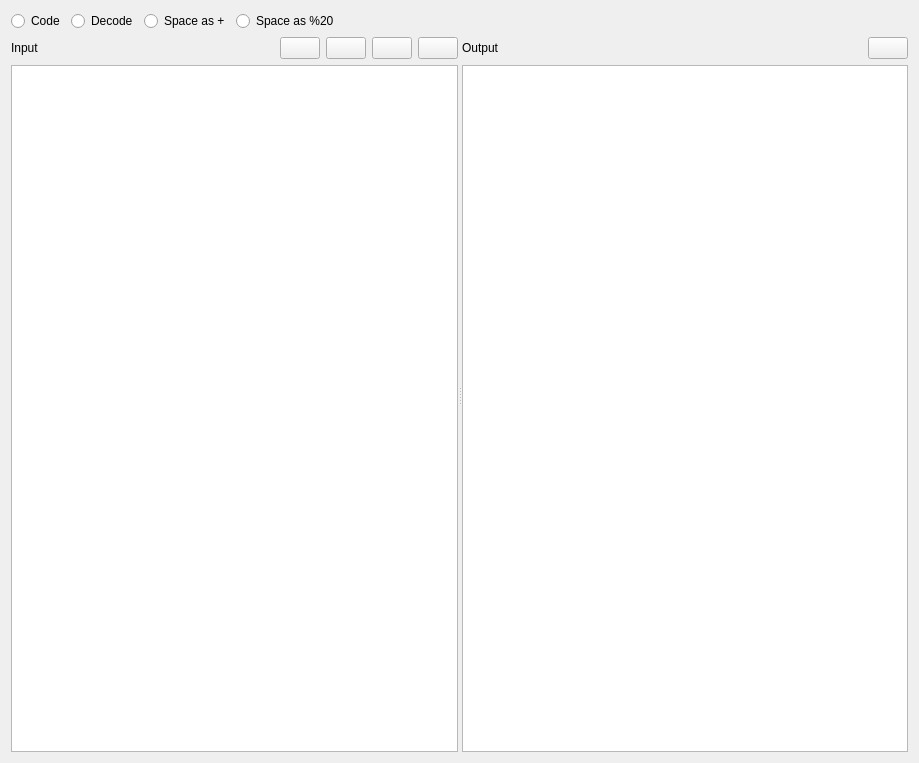
<?xml version="1.0" encoding="UTF-8"?>
<ui version="4.0">
 <class>UrlCoderDecoderWidget</class>
 <widget class="QWidget" name="UrlCoderDecoderWidget">
  <property name="geometry">
   <rect>
    <x>0</x>
    <y>0</y>
    <width>919</width>
    <height>763</height>
   </rect>
  </property>
  <property name="windowTitle">
   <string>Form</string>
  </property>
  <property name="locale">
   <locale language="English" country="UnitedStates"/>
  </property>
  <layout class="QVBoxLayout" name="verticalLayout_3" stretch="0,1">
   <item>
    <layout class="QHBoxLayout" name="horizontalLayout_2">
     <item>
      <layout class="QHBoxLayout" name="horizontalLayout_7">
       <item>
        <widget class="QRadioButton" name="codeButton">
         <property name="text">
          <string>Code</string>
         </property>
         <attribute name="buttonGroup">
          <string notr="true">buttonGroup_2</string>
         </attribute>
        </widget>
       </item>
       <item>
        <widget class="QRadioButton" name="decodeButton">
         <property name="text">
          <string>Decode</string>
         </property>
         <attribute name="buttonGroup">
          <string notr="true">buttonGroup_2</string>
         </attribute>
        </widget>
       </item>
      </layout>
     </item>
     <item>
      <layout class="QHBoxLayout" name="horizontalLayout_5">
       <item>
        <widget class="QRadioButton" name="spacePlusButton">
         <property name="text">
          <string>Space as +</string>
         </property>
         <attribute name="buttonGroup">
          <string notr="true">buttonGroup</string>
         </attribute>
        </widget>
       </item>
       <item>
        <widget class="QRadioButton" name="space20Button">
         <property name="text">
          <string>Space as %20</string>
         </property>
         <attribute name="buttonGroup">
          <string notr="true">buttonGroup</string>
         </attribute>
        </widget>
       </item>
       <item>
        <spacer name="horizontalSpacer_3">
         <property name="orientation">
          <enum>Qt::Orientation::Horizontal</enum>
         </property>
         <property name="sizeHint" stdset="0">
          <size>
           <width>40</width>
           <height>20</height>
          </size>
         </property>
        </spacer>
       </item>
      </layout>
     </item>
    </layout>
   </item>
   <item>
    <widget class="QSplitter" name="splitter">
     <property name="orientation">
      <enum>Qt::Orientation::Horizontal</enum>
     </property>
     <widget class="QWidget" name="verticalLayoutWidget">
      <layout class="QVBoxLayout" name="verticalLayout">
       <item>
        <layout class="QHBoxLayout" name="horizontalLayout">
         <item>
          <widget class="QLabel" name="label_2">
           <property name="text">
            <string>Input</string>
           </property>
          </widget>
         </item>
         <item>
          <spacer name="horizontalSpacer">
           <property name="orientation">
            <enum>Qt::Orientation::Horizontal</enum>
           </property>
           <property name="sizeHint" stdset="0">
            <size>
             <width>40</width>
             <height>20</height>
            </size>
           </property>
          </spacer>
         </item>
         <item>
          <widget class="QPushButton" name="openHtmlButton">
           <property name="toolTip">
            <string>Open</string>
           </property>
           <property name="text">
            <string/>
           </property>
           <property name="icon">
            <iconset theme="QIcon::ThemeIcon::DocumentOpen"/>
           </property>
          </widget>
         </item>
         <item>
          <widget class="QPushButton" name="copyHtmlButton">
           <property name="toolTip">
            <string>Copy</string>
           </property>
           <property name="text">
            <string/>
           </property>
           <property name="icon">
            <iconset theme="QIcon::ThemeIcon::EditCopy"/>
           </property>
          </widget>
         </item>
         <item>
          <widget class="QPushButton" name="pasteHtmlButton">
           <property name="toolTip">
            <string>Paste</string>
           </property>
           <property name="text">
            <string/>
           </property>
           <property name="icon">
            <iconset theme="QIcon::ThemeIcon::EditPaste"/>
           </property>
          </widget>
         </item>
         <item>
          <widget class="QPushButton" name="clearHtmlButton">
           <property name="toolTip">
            <string>Clear</string>
           </property>
           <property name="text">
            <string/>
           </property>
           <property name="icon">
            <iconset theme="QIcon::ThemeIcon::EditClear"/>
           </property>
          </widget>
         </item>
        </layout>
       </item>
       <item>
        <widget class="QPlainTextEdit" name="plainTextEdit"/>
       </item>
      </layout>
     </widget>
     <widget class="QWidget" name="verticalLayoutWidget_2">
      <layout class="QVBoxLayout" name="verticalLayout_2">
       <item>
        <layout class="QHBoxLayout" name="horizontalLayout_3">
         <item>
          <widget class="QLabel" name="label">
           <property name="text">
            <string>Output</string>
           </property>
          </widget>
         </item>
         <item>
          <spacer name="horizontalSpacer_2">
           <property name="orientation">
            <enum>Qt::Orientation::Horizontal</enum>
           </property>
           <property name="sizeHint" stdset="0">
            <size>
             <width>40</width>
             <height>20</height>
            </size>
           </property>
          </spacer>
         </item>
         <item>
          <widget class="QPushButton" name="copyCodedButton">
           <property name="toolTip">
            <string>Copy</string>
           </property>
           <property name="text">
            <string/>
           </property>
           <property name="icon">
            <iconset theme="QIcon::ThemeIcon::EditCopy"/>
           </property>
          </widget>
         </item>
        </layout>
       </item>
       <item>
        <widget class="QPlainTextEdit" name="plainTextEdit_2"/>
       </item>
      </layout>
     </widget>
    </widget>
   </item>
  </layout>
 </widget>
 <resources/>
 <connections/>
 <buttongroups>
  <buttongroup name="buttonGroup"/>
  <buttongroup name="buttonGroup_2"/>
 </buttongroups>
</ui>
